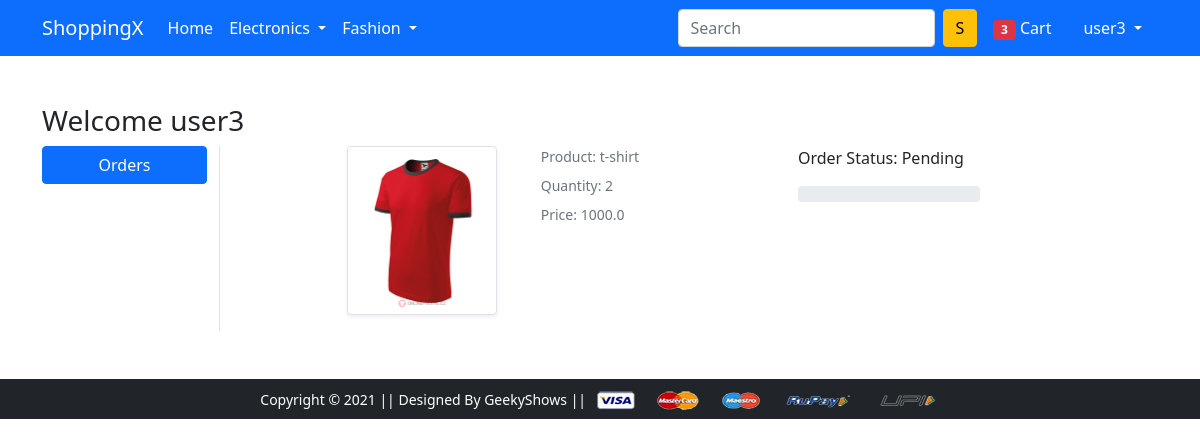
Page /orders/ (signed in) on the committed database.
### app/models.py (models this page shows, shortened)
class OrderPlaced(models.Model):
    user = models.ForeignKey(User,on_delete=models.CASCADE)
    customer = models.ForeignKey(Customer,on_delete=models.CASCADE)
    product = models.ForeignKey(Product,on_delete=models.CASCADE)
    quantity = models.PositiveBigIntegerField(default=1)
    ordered_date = models.DateTimeField(auto_now_add=True)
    status = models.CharField(max_length=50,choices=STATUS_CHOICES,default='Pending')
    @property
    def total_cost(self):
        return self.quantity*self.product.discounted_price

class Product(models.Model):
    title = models.CharField(max_length=100)
    selling_price = models.FloatField()
    discounted_price = models.FloatField()
    description = models.TextField()
    brand = models.CharField(max_length=100)
    category = models.CharField( choices=CATEGORY_CHOICES,max_length=2)
    product_image = models.ImageField(upload_to='productimg')

### app/views.py (the view)
# urls.py: path('orders/', views.orders, name='orders'),
@login_required
def orders(request):
    op=OrderPlaced.objects.filter(user=request.user)
    return render(request, 'app/orders.html',{'orders':op})

### app/templates/app/orders.html (shortened to what this page needs)
{% extends 'app/base.html' %}
{% load static %}
{% block main-content %}
<div class="container my-5">
 <div class="row">
 <h3>Welcome {{user.username}}</h3>
  <div class="col-sm-2 border-end">
   <ul class="list-unstyled">
    <li class="d-grid"><a href="{% url 'orders' %}" class="btn btn-primary">Orders</a></li>
   </ul>
  </div>
  <div class="col-sm-9 offset-sm-1">
   <div class="row">
    {% for o in orders %}
     <div class="col-sm-3 text-center align-self-center mb-3"><img src="{{o.product.product_image.url}}" alt="" srcset="" class="img-fluid img-thumbnail shadow-sm" height="150" width="150"> </div>
     <div class="row col-sm-9 mb-3">
        <div  class="col-sm-5">
        <p class="mb-2 text-muted small">Product: {{o.product.title}}</p>
        <p class="mb-2 text-muted small">Quantity: {{o.quantity}}</p>
        <p class="mb-2 text-muted small">Price: {{o.total_cost}}</p>
        </div>
        <div  class="col-sm-4">
                {% if o.status == 'Pending' %}
                <p>Order Status: {{o.status}}</p>
                <div class="progress">
                </div>
                {% endif %}
        </div>
     </div>
     {% endfor %}
    </div>
    </div>
  </div>
 </div>
{% endblock main-content %}

### app/templates/app/base.html (shortened to what this page needs)
<!doctype html>
{% load static %}
<html lang="en">
  <head>
    <link href="https://cdn.jsdelivr.net/npm/bootstrap@5.0.0-beta1/dist/css/bootstrap.min.css" rel="stylesheet">
    <link rel="stylesheet" href="{% static 'app/css/owl.carousel.min.css' %}">
    <link rel="stylesheet" href="{% static 'app/css/all.min.css' %}">
    <link rel="stylesheet" href="{% static 'app/css/style.css' %}">
  </head>
  <body>
    <nav class="navbar navbar-expand-lg navbar-dark bg-primary">
     <div class="container">
       <a class="navbar-brand" href="/">ShoppingX</a>
       <div class="collapse navbar-collapse" id="navbarSupportedContent">
         <ul class="navbar-nav me-auto mb-2 mb-lg-0">
           <li class="nav-item">
             <a class="nav-link active" aria-current="page" href="/">Home</a>
           </li>
           <li class="nav-item dropdown">
             <a class="nav-link dropdown-toggle text-white" href="#" id="electronicsDropdown" role="button" data-bs-toggle="dropdown" aria-expanded="false">
               Electronics
             </a>
           </li>
           <li class="nav-item dropdown">
             <a class="nav-link dropdown-toggle text-white" href="#" id="fashionDropdown" role="button" data-bs-toggle="dropdown" aria-expanded="false">
               Fashion
             </a>
           </li>
         </ul>
         <form class="d-flex">
           <input class="form-control me-2" type="search" placeholder="Search" aria-label="Search">
           <button class="btn btn-warning" type="submit">S</button>
         </form>
         <div>
          <ul class="navbar-nav me-auto mb-2 mb-lg-0">
            {% if user.is_authenticated %}
            <li class="nav-item mx-2">
             <a href="{% url 'showcart' %}" class="nav-link text-white"><span class="badge bg-danger">3</span> Cart </a>
            </li>
            <li class="nav-item dropdown mx-2">
              <a class="nav-link dropdown-toggle text-white" href="#" id="profileDropdown" role="button" data-bs-toggle="dropdown" aria-expanded="false">
                {{user.username}}
              </a>
            </li>
            {% endif %}
          </ul>
         </div>
       </div>
     </div>
    </nav>
    {% block main-content %} {% endblock main-content %}
    <footer class="container-fluid bg-dark text-center p-2 mt-5">
        <small class="text-white">Copyright &copy; 2021 || Designed By GeekyShows || </small>
        <img src="{% static 'app/images/payment.png' %}" alt="" srcset="" class="img-fluid" height="2px">
    </footer>
  </body>
</html>

### rows in the picture
OrderPlaced: product.product_image (picture), product "t-shirt", quantity "2", total_cost "1000.0", status "Pending"

### other values in the picture
{{ user.username }} "user3"
